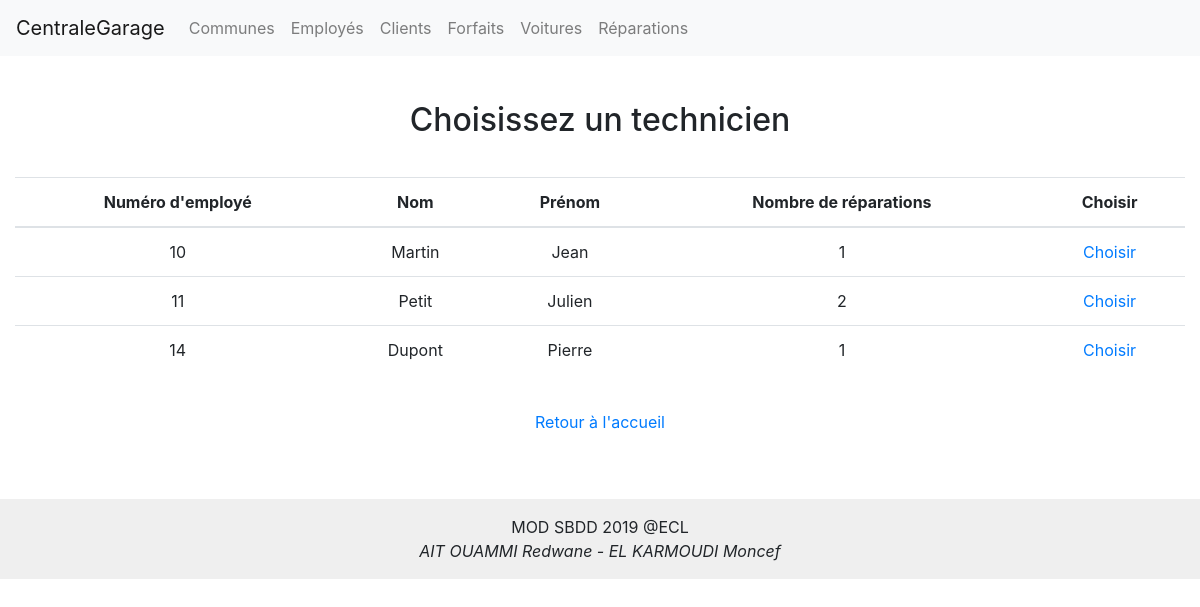
The app's page /index.php?consulter=technicien with its own data.
### tables this page shows
CREATE TABLE `employe` (
  `idemploye` int(11) NOT NULL,
  `nom` varchar(45) NOT NULL,
  `prenom` varchar(45) NOT NULL,
  `nbreparations` int(11) NOT NULL DEFAULT '0'
);

### controller/controllerConsulter.php (called while the page is built, shortened)
<?php
function choixTechnicien()
{
    $employes = getEmployes();
    require('view/consulter/choixTechnicien.php');
}
?>

### model/modelEmploye.php (called while the page is built, shortened)
<?php
function getEmployes()
{
    $db = dbConnect();
    $req = $db->query('SELECT * FROM employe');
    return $req;
}
?>

### view/consulter/choixTechnicien.php (the view, shortened to what this page needs)
<?php require('view/header.php'); ?>
<h2>Choisissez un technicien</h2>
<section>
	<table class="table">
		<thead>
			<tr>
				<th>Numéro d'employé</th>
				<th>Nom</th>
				<th>Prénom</th>
				<th>Nombre de réparations</th>
                <th>Choisir</th>
			</tr>
		</thead>
		<?php
		while ($employe = $employes->fetch())
		{
		?>
			<tr>
				<td><?php echo $employe['idemploye']; ?></td>
				<td><?php echo htmlspecialchars($employe['nom']); ?></td>
				<td><?php echo htmlspecialchars($employe['prenom']); ?></td>
				<td><?php echo $employe['nbreparations']; ?></td>
            	<td><a href="index.php?consulter=technicien&amp;action=afficheReparations&amp;id=<?php echo $employe['idemploye']; ?>">Choisir</a></td>
			</tr>
		<?php
		}
		?>
	</table>
	<div style="padding: 20px">
		<a href="index.php">Retour à l'accueil</a>
	</div>
</section>
<?php require('view/footer.php'); ?>

### public/style.css (style rules this page uses)
body { text-align: center; }
table { margin: 0px auto; }
h1, h2 { padding: 15px; }
section { padding: 15px; }

### records on screen
employe: idemploye "10", nom "Martin", prenom "Jean", nbreparations "1"
employe: idemploye "11", nom "Petit", prenom "Julien", nbreparations "2"
employe: idemploye "14", nom "Dupont", prenom "Pierre", nbreparations "1"
